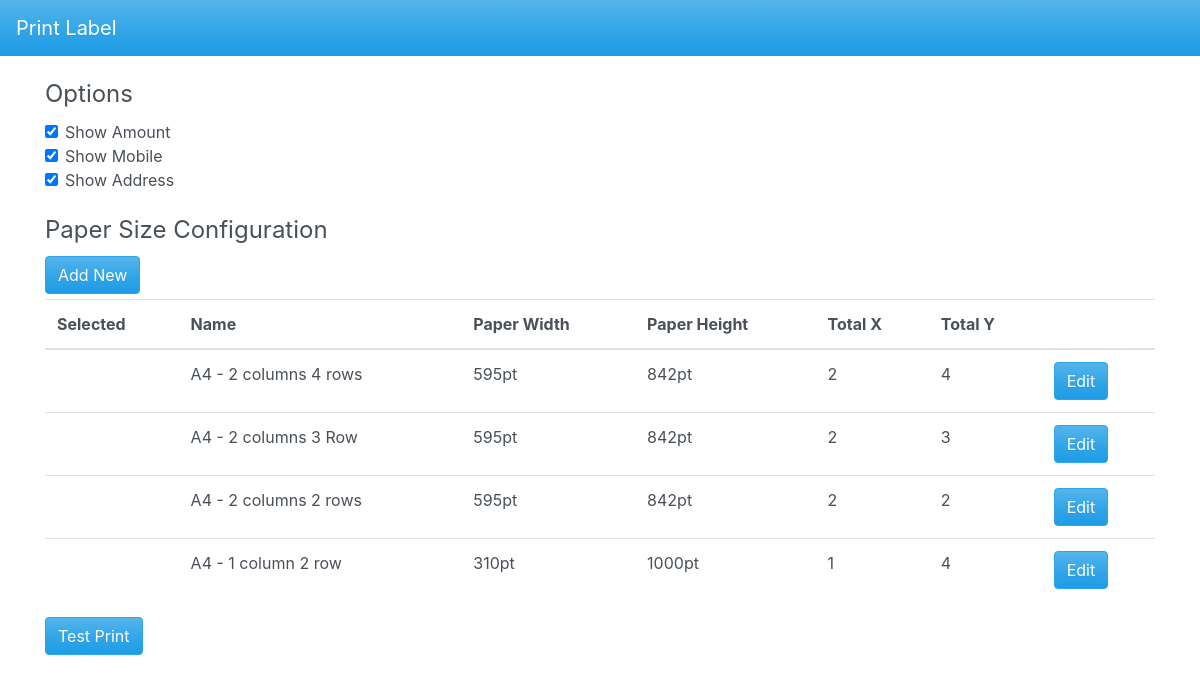
The page / on the database its author committed.
### tables this page shows
CREATE TABLE `papersize` (
  `id` int(11) NOT NULL AUTO_INCREMENT,
  `sizeName` varchar(45) DEFAULT NULL,
  `paperWidth` int(11) DEFAULT NULL,
  `paperHeight` int(11) DEFAULT NULL,
  `totalX` int(11) DEFAULT NULL,
  `totalY` int(11) DEFAULT NULL,
  `active` int(11) DEFAULT NULL,
  PRIMARY KEY (`id`)
);

### index.php (the view, shortened to what this page needs)
<?php
$servername = "localhost";
$username = "root";
$password = "root@321";
$dbname = "label";
$conn = new mysqli($servername, $username, $password, $dbname);
$sql = "SELECT * FROM papersize order by id asc";
$result = $conn->query($sql);
if ($result->num_rows > 0) {
    $table = '';
    while ($item = $result->fetch_assoc()) {
        $active = ($item['active'] == 1) ? '<i class="fas fa-check"></i>' : '';
        $table .= '
                <tr>
                    <th scope="row" class="text-center">'.$active.'</th>
                    <td>'.$item['sizeName'].'</td>
                    <td>'.$item['paperWidth'].'pt</td>
                    <td>'.$item['paperHeight'].'pt</td>
                    <td>'.$item['totalX'].'</td>
                    <td>'.$item['totalY'].'</td>
                    <td><a href="javascript:editPaperSize('.$item['id'].')" class="btn btn-primary">Edit</a></td>
                </tr>
            ';
    }
}
?>
<!DOCTYPE html>
<html>
<head>
    <link rel="stylesheet" type="text/css" href="css/bootstrap.css">
    <link rel="stylesheet" type="text/css" href="css/styles.css">
    <link rel="stylesheet" href="https://use.fontawesome.com/releases/v5.1.1/css/all.css">
    <link rel="stylesheet" type="text/css" href="https://cdnjs.cloudflare.com/ajax/libs/jqueryui/1.12.1/jquery-ui.min.css">
</head>
<body>
    <nav class="navbar navbar-expand-lg navbar-dark bg-primary">
        <a class="navbar-brand" href="#">Print Label</a>
    </nav>
    <div class="container spacer-20">
        <form action="print.php" method="post" target="_blank">
            <fieldset>
                <Legend>Options</Legend>
                <div class="form-check col-md-3">
                    <label class="form-check-label">
                        <input class="form-check-input" name="showAmount" type="checkbox" value="1" checked="checked">Show Amount
                    </label>
                </div>
                <div class="form-check col-md-3">
                    <label class="form-check-label">
                            <input class="form-check-input" name="showMobile" type="checkbox" value="1" checked="checked">Show Mobile
                        </label>
                </div>
                <div class="form-check col-md-3">
                    <label class="form-check-label">
                        <input class="form-check-input" name="showAddress" type="checkbox" value="1" checked="checked">Show Address
                    </label>
                </div>
                <Legend>Paper Size Configuration</Legend>
                <div class="spacer-5">
                    <a href="javascript:newPaperSize()" class="btn btn-primary">Add New</a>
                </div>
                <table class="spacer-5 table table-hover">
                    <thead>
                        <tr>
                        <th scope="col">Selected</th>
                        <th scope="col">Name</th>
                        <th scope="col">Paper Width</th>
                        <th scope="col">Paper Height</th>
                        <th scope="col">Total X</th>
                        <th scope="col">Total Y</th>
                        <th scope="col"></th>
                        </tr>
                    </thead>
                    <tbody>
                        <?php echo $table ?>
                    </tbody>
                </table>
                <div class="form-group spacer-10">
                    <button class="btn btn-primary" type="submit" value="Submit">Test Print</button>
                </div>
            </fieldset>
        </form>
    </div>
</body>
</html>

### css/styles.css (style rules this page uses)
.spacer-5 { margin-top: 5px; clear: both; }
.spacer-10 { margin-top: 10px; clear: both; }
.spacer-20 { margin-top: 20px; clear: both; }

### rows shown on the page
papersize: sizeName "A4 - 2 columns 4 rows", paperWidth "595", paperHeight "842", totalX "2", totalY "4"
papersize: sizeName "A4 - 2 columns 3 Row", paperWidth "595", paperHeight "842", totalX "2", totalY "3"
papersize: sizeName "A4 - 2 columns 2 rows", paperWidth "595", paperHeight "842", totalX "2", totalY "2"
papersize: sizeName "A4 - 1 column 2 row", paperWidth "310", paperHeight "1000", totalX "1", totalY "4"
